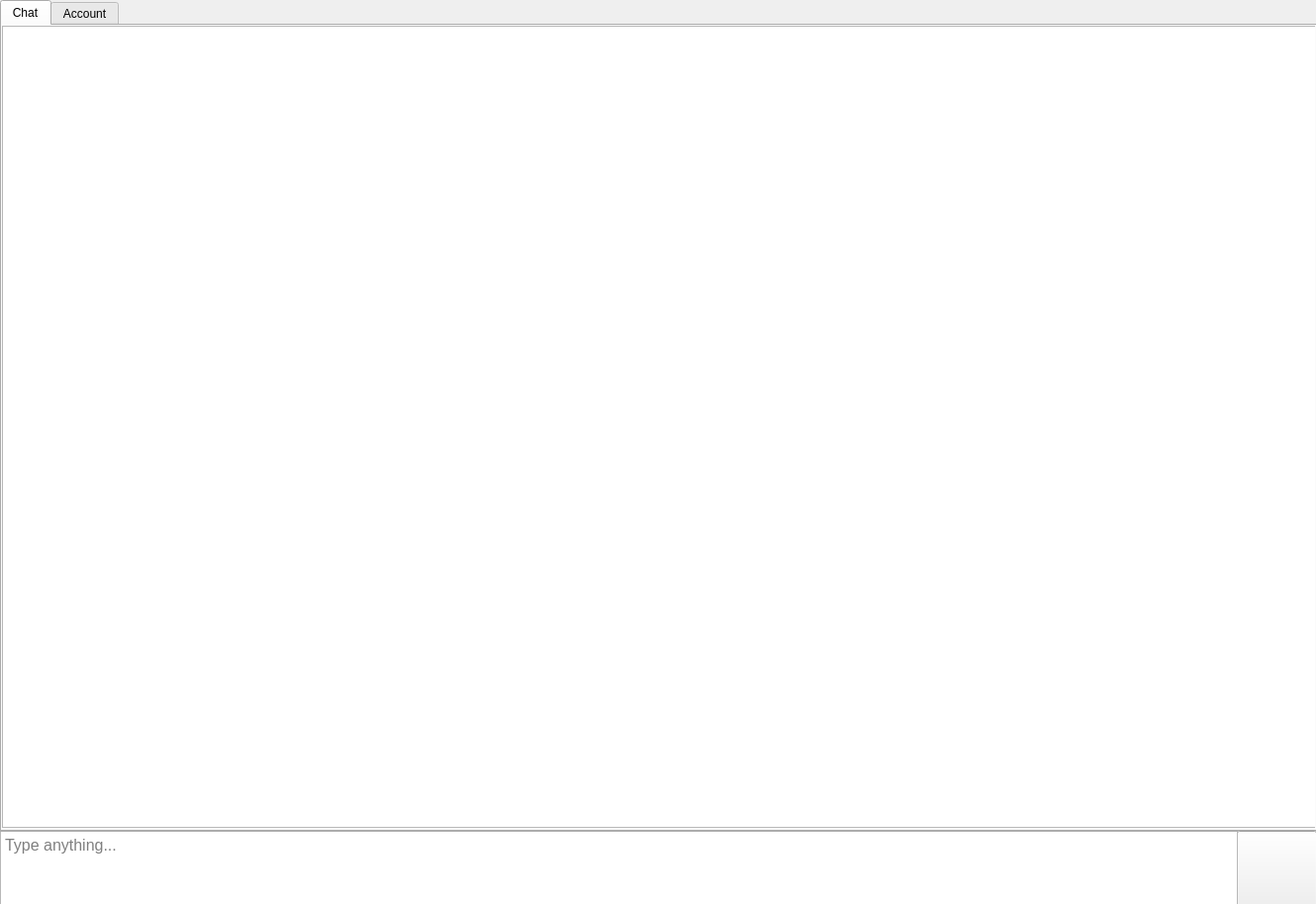
<?xml version="1.0" encoding="UTF-8"?>
<ui version="4.0">
 <class>MainWindow</class>
 <widget class="QMainWindow" name="MainWindow">
  <property name="geometry">
   <rect>
    <x>0</x>
    <y>0</y>
    <width>1330</width>
    <height>914</height>
   </rect>
  </property>
  <property name="windowTitle">
   <string>MainWindow</string>
  </property>
  <widget class="QWidget" name="centralwidget">
   <widget class="QPushButton" name="sendButton">
    <property name="geometry">
     <rect>
      <x>1250</x>
      <y>840</y>
      <width>81</width>
      <height>81</height>
     </rect>
    </property>
    <property name="sizePolicy">
     <sizepolicy hsizetype="Expanding" vsizetype="Expanding">
      <horstretch>0</horstretch>
      <verstretch>0</verstretch>
     </sizepolicy>
    </property>
    <property name="font">
     <font>
      <pointsize>70</pointsize>
     </font>
    </property>
    <property name="cursor">
     <cursorShape>PointingHandCursor</cursorShape>
    </property>
    <property name="text">
     <string/>
    </property>
    <property name="icon">
     <iconset>
      <normaloff>32213.png</normaloff>32213.png</iconset>
    </property>
    <property name="iconSize">
     <size>
      <width>64</width>
      <height>64</height>
     </size>
    </property>
   </widget>
   <widget class="QTextEdit" name="textEdit">
    <property name="geometry">
     <rect>
      <x>0</x>
      <y>840</y>
      <width>1251</width>
      <height>81</height>
     </rect>
    </property>
    <property name="font">
     <font>
      <pointsize>12</pointsize>
      <weight>50</weight>
      <bold>false</bold>
     </font>
    </property>
    <property name="layoutDirection">
     <enum>Qt::LeftToRight</enum>
    </property>
    <property name="autoFillBackground">
     <bool>false</bool>
    </property>
    <property name="placeholderText">
     <string>Type anything...</string>
    </property>
   </widget>
   <widget class="QTabWidget" name="tabWidget">
    <property name="geometry">
     <rect>
      <x>0</x>
      <y>0</y>
      <width>1331</width>
      <height>841</height>
     </rect>
    </property>
    <property name="currentIndex">
     <number>0</number>
    </property>
    <widget class="QWidget" name="chat_tab">
     <attribute name="title">
      <string>Chat</string>
     </attribute>
     <widget class="QListWidget" name="listWidget">
      <property name="geometry">
       <rect>
        <x>0</x>
        <y>0</y>
        <width>1331</width>
        <height>811</height>
       </rect>
      </property>
     </widget>
    </widget>
    <widget class="QWidget" name="account_tab">
     <attribute name="title">
      <string>Account</string>
     </attribute>
     <widget class="QLineEdit" name="nameEdit">
      <property name="geometry">
       <rect>
        <x>120</x>
        <y>40</y>
        <width>361</width>
        <height>41</height>
       </rect>
      </property>
     </widget>
     <widget class="QLabel" name="nameLabel">
      <property name="geometry">
       <rect>
        <x>10</x>
        <y>50</y>
        <width>101</width>
        <height>21</height>
       </rect>
      </property>
      <property name="text">
       <string>Name</string>
      </property>
     </widget>
     <widget class="QLabel" name="usernameLabel">
      <property name="geometry">
       <rect>
        <x>10</x>
        <y>100</y>
        <width>101</width>
        <height>21</height>
       </rect>
      </property>
      <property name="text">
       <string>Username</string>
      </property>
     </widget>
     <widget class="QLineEdit" name="usernameEdit">
      <property name="geometry">
       <rect>
        <x>120</x>
        <y>90</y>
        <width>361</width>
        <height>41</height>
       </rect>
      </property>
     </widget>
     <widget class="QLineEdit" name="passwordEdit">
      <property name="geometry">
       <rect>
        <x>120</x>
        <y>140</y>
        <width>361</width>
        <height>41</height>
       </rect>
      </property>
     </widget>
     <widget class="QLabel" name="passwordLabel">
      <property name="geometry">
       <rect>
        <x>10</x>
        <y>150</y>
        <width>101</width>
        <height>21</height>
       </rect>
      </property>
      <property name="text">
       <string>Password</string>
      </property>
     </widget>
    </widget>
   </widget>
  </widget>
  <action name="actionAccount">
   <property name="checkable">
    <bool>false</bool>
   </property>
   <property name="text">
    <string>Account</string>
   </property>
  </action>
 </widget>
 <resources/>
 <connections/>
</ui>
